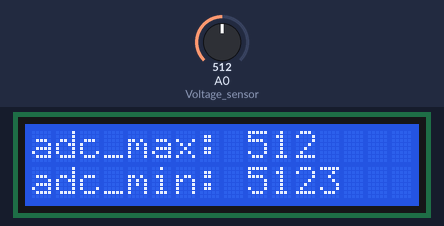
Simulated run of this sketch. Board: Arduino Uno, built with avr-gcc and run on an emulated ATmega328P. Shown: 16×2 character LCD. Inputs (shaded band) come from the test bench; at power-on: A0 (Voltage_sensor) = 512. What the sketch prints to the serial monitor is not drawn.

Above: at 1.2 s.
1.3 s: A0 (Voltage_sensor) set to 0
At 2.7 s:
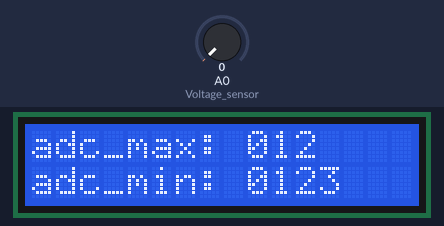
3.0 s: A0 (Voltage_sensor) set to 122
At 3.39 s:
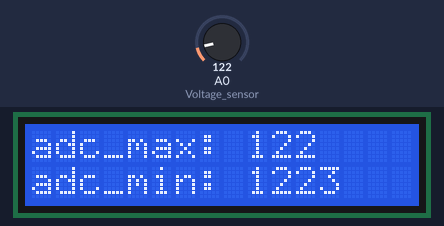
4.5 s: A0 (Voltage_sensor) set to 306
At 4.93 s:
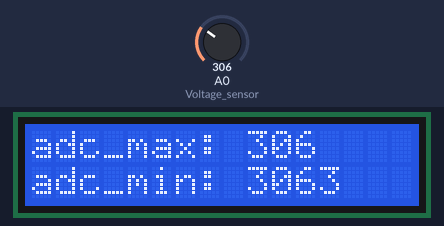
Timing chart, 0 to 7.5 s (numbered marks = the images above; inputs shaded):
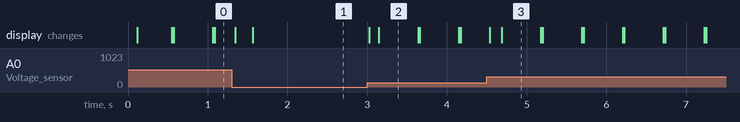

Measured:
- after the input at 1.3 s, the display: first changes at once (image 1 shows a later state)
- after the input at 3.0 s, the display: first changes at once (image 2 shows a later state)
- after the input at 4.5 s, the display: first changes at once (image 3 shows a later state)
- what the display in image 2 shows lasts 0.5 s, from 3.1 s to 3.6 s

The sketch:

Find_Min_ADC_Max_ADC.ino
```cpp
#include <LCD_I2C.h>
LCD_I2C lcd(0x27, 16, 2);
int adc_max = 0;       // Variable to store the maximum sensor value
int adc_min = 1023;    // Variable to store the minimum sensor value
long tiempo_init;      // Variable to store the initial time
#define Voltage_sensor A0
void setup() {
  Serial.begin(115200);   // Initialize the serial communication
  tiempo_init = millis(); // Get the current time in milliseconds
  lcd.begin();
  lcd.backlight();
}

void loop() {
  if ((millis() - tiempo_init) > 500) { // Check if 500 milliseconds have passed
    adc_max = 0;         // Reset the maximum sensor value
    adc_min = 1023;      // Reset the minimum sensor value
    tiempo_init = millis(); // Update the initial time
  }

  int sensorValue = analogRead(Voltage_sensor); // Read the analog input from pin A0

  if (sensorValue > adc_max) {
    adc_max = sensorValue; // Update the maximum value if a new maximum is found
  } else if (sensorValue < adc_min) {
    adc_min = sensorValue; // Update the minimum value if a new minimum is found
  }

  // Print the maximum and minimum values to the serial monitor
  lcd.setCursor(0,0);
  lcd.print("adc_max: ");lcd.print(adc_max);
  lcd.setCursor(0,1);
  lcd.print("adc_min: ");lcd.print(adc_min);
  Serial.print("adc_max: ");
  Serial.print(adc_max);
  Serial.print("   adc_min: ");
  Serial.println(adc_min);

  delay(1); // Small delay for stability between each iteration
}
```
